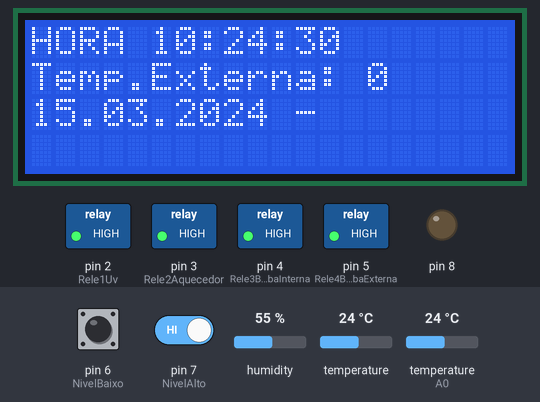
The sketch below on a simulated Arduino Uno, built with avr-gcc and run on an emulated ATmega328P. Parts: 20×4 character LCD, switched loads named in the sketch (green lamp = pin HIGH), output pins drawn as LEDs (lit = HIGH). The test bench sets the inputs (shaded band); at power-on: temperature 24 °C, temperature (sensor on A0) 24 °C, pin 7 (NivelAlto) HIGH, pin 6 (NivelBaixo) HIGH, humidity 55 %. The local clock reads 2024-03-15 10:24:30 at power-on unless the sketch sets it.

Above: at 0.2 s.
1.3 s: temperature (sensor 0) set to 12 °C
At 3.8 s:
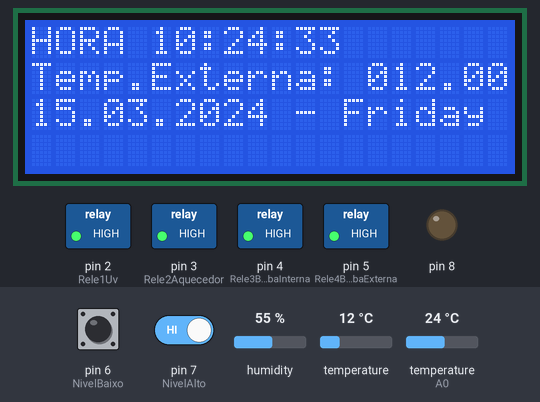
4.3 s: temperature (sensor on A0) set to 26 °C
At 4.84 s:
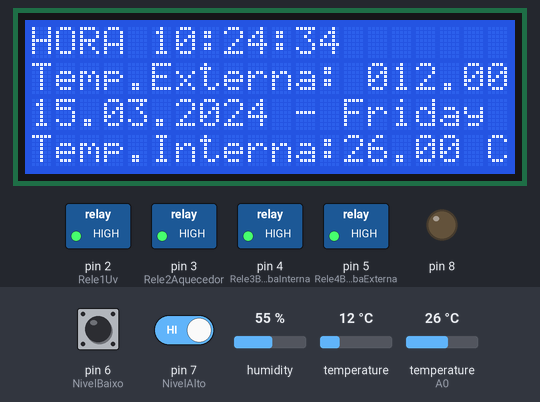
6.5 s: temperature (sensor on A0) set to 29 °C
9.5 s: pin 7 (NivelAlto) driven LOW
At 11.8 s:
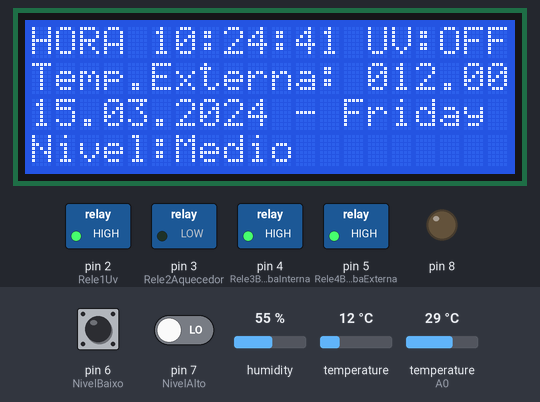
12.5 s: temperature (sensor 0) set to 19 °C
At 15.45 s:
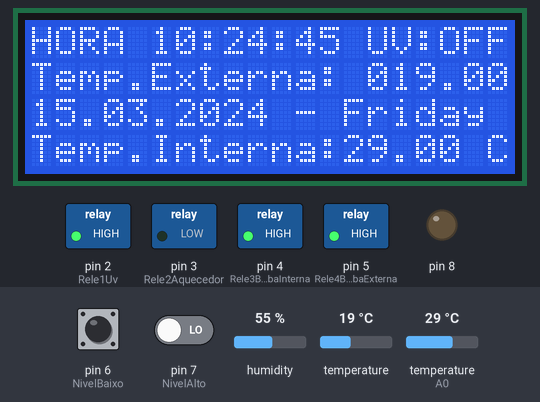
15.5 s: temperature (sensor on A0) set to 12 °C
At 17.8 s:
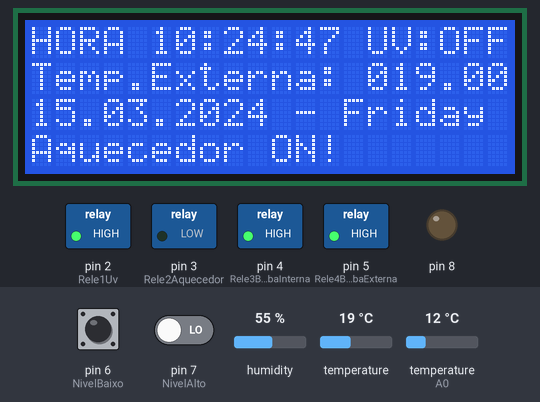
Timing chart, 0 to 19.3 s (numbered marks = the images above; inputs shaded):
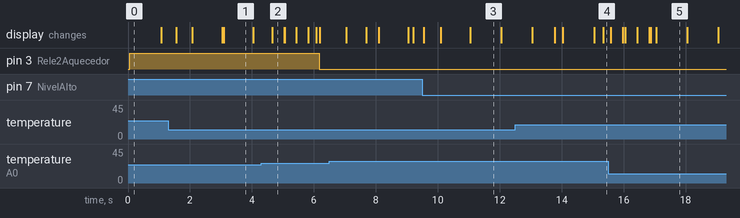

The sketch:

reptec.ino
```cpp
#include <DS3231.h>
#include <LiquidCrystal_I2C.h>
#include <dht.h>
dht DHT;
DS3231  rtc(SDA, SCL);

LiquidCrystal_I2C lcd(0x27, 2, 1, 0, 4, 5, 6, 7, 3, POSITIVE);
const int Rele1Uv = 2;
const int Rele2Aquecedor = 3;
const int Rele3BombaInterna  = 4;
const int Rele4BombaExterna = 5;
const int NivelBaixo = 6;
const int NivelAlto  = 7;
uint32_t timer = 0;
int control = 0;
Time dataehora;
int hora;
int minuto;
bool encher, esvaziar = false;
int Alto;
int Baixo;
bool a_cheio, a_vazio;

long tempext;

void setup() {
  Serial.begin(9600);
  rtc.begin();
  lcd.begin(20, 4);
  pinMode(8, OUTPUT);
  pinMode(Rele1Uv, OUTPUT);
  pinMode(Rele2Aquecedor, OUTPUT);
  pinMode(Rele3BombaInterna, OUTPUT);
  pinMode(Rele4BombaExterna, OUTPUT);
  pinMode(NivelAlto, INPUT);
  pinMode(NivelBaixo, INPUT);
  digitalWrite(Rele1Uv, HIGH);//inicia desacionado o rele
  digitalWrite(Rele2Aquecedor, HIGH);//inicia desacionado o rele
  digitalWrite(Rele3BombaInterna, HIGH); //inicia desacionado o rele
  digitalWrite(Rele4BombaExterna, HIGH);//inicia desacionado o rele
//rtc.setDOW(WEDNESDAY);     // Altere o dia da semana SUNDAY, TUESDAY, WEDNESDAY, THURSDAY, FRIDAY e SATURDAY
//rtc.setTime(17, 32, 0);     // Altere o tempo (formato de 24horas)
//rtc.setDate(03, 8, 2021);   // Dia, mês, Ano

}

void loop() {
  dataehora = rtc.getTime();
  lcd.setCursor(0, 0);
  lcd.print("HORA ");
  lcd.setCursor(5, 0);
  lcd.print(rtc.getTimeStr());
  hora = dataehora.hour;
  minuto = dataehora.min;
  Baixo = digitalRead(NivelBaixo);
  Alto = digitalRead(NivelAlto);
  Troca();


  lcd.setCursor(0, 1);
  lcd.print("Temp.Externa: ");
  lcd.print(tempext);


  switch (control)    {
    case 0: {
        lcd.setCursor(0, 2);
        lcd.print(rtc.getDateStr());
        lcd.setCursor(10,2);
        lcd.print (" - ");
        temporizador(1);
        break;
      }
    case 1: {
        lcd.setCursor(13, 2);
        lcd.print(rtc.getDOWStr());
        temporizador(2);
        break;
      }
    case 2: {
        tempext == lcd.print(rtc.getTemp());
        temporizador(3);
        break;
      }

      case 3:{
             lcd.setCursor(0,3);
             lcd.print("Temp.Interna:");
             DHT.read11(A0);
             lcd.print(DHT.temperature);
             lcd.print(" C ");
             temporizador(4);
             break;
      }
       case 4: {
            lcd.setCursor(0,4);

            if (DHT.temperature  < 28) { //se no instante que hora atual for igual a hora da variavel
              digitalWrite(Rele2Aquecedor, LOW);//aciona rele
              lcd.print("Aquecedor ON!       ");
            } else {  //senao
              digitalWrite(Rele2Aquecedor, HIGH); //desaciona o rele
              lcd.print("Aquecedor OFF!      ");
            }

            temporizador(5);
            break;
       }
       case 5:{
          lcd.setCursor (13,0);

        if (hora == 21 ){
          digitalWrite(Rele1Uv, LOW);
          lcd.print(" UV:ON");
        }else{
               digitalWrite(Rele1Uv, HIGH);
               lcd.print(" UV:OFF");
          }
          lcd.setCursor(0, 1);
          lcd.print("Temp.Externa: ");
          lcd.print(tempext);
          temporizador(6);
          break;
        }
        case 6:{
          lcd.setCursor(0,3);
          lcd.print("Nivel:");
          lcd.print(Alto);
          lcd.print(Baixo);
          if(Alto == 0 && Baixo == 0) {
            lcd.setCursor(6,3);
            lcd.print("Vazio        ");
            a_vazio = true;
            a_cheio = false;
          }else if (Alto == 0 && Baixo == 1){
            lcd.setCursor(6,3);
            lcd.print("Medio       ");
          }else {
            lcd.setCursor(6,3);
            lcd.print("Cheio        ");
            a_cheio = true;
            a_vazio = false;
          }

          temporizador(0);
          break;

        }

       }
  }
void temporizador(int x) {
  if (millis() - timer >= 1500) {
    control = x;
    timer = millis(); // Atualiza a referência
  }
}

void Troca()
  {
    if (rtc.getDOWStr() == "Sabado" && hora ==  22)
      {
        if (minuto == 35)
        {
          if (a_cheio == true){
            esvaziar = true;
          }
        }
      }

  if (esvaziar == true)
    {
      digitalWrite(Rele3BombaInterna, LOW);
      if (a_vazio == true){
        encher = true;
        esvaziar = false;
      }
    }
    else
    {
      digitalWrite(Rele3BombaInterna, HIGH);
    }

  if (encher == true){
     digitalWrite(Rele4BombaExterna, HIGH);
     if (a_cheio == true){
      encher = false;
     }else{
      digitalWrite(Rele4BombaExterna, LOW);
     }
  }
}
```

Measured:
- after the input at 9.5 s, the display: first changes at once (image 3 shows a later state)
- after the input at 15.5 s, pin 3 (Rele2Aquecedor): stays LOW (without the input it goes to HIGH after 1.4 s)
- what the display in image 1 shows lasts 0.9 s, from 3.1 s to 4.0 s
